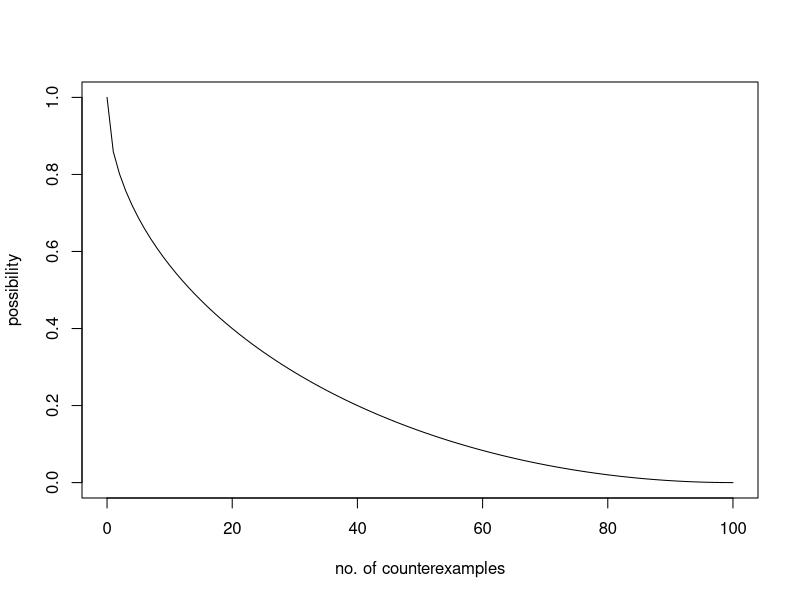
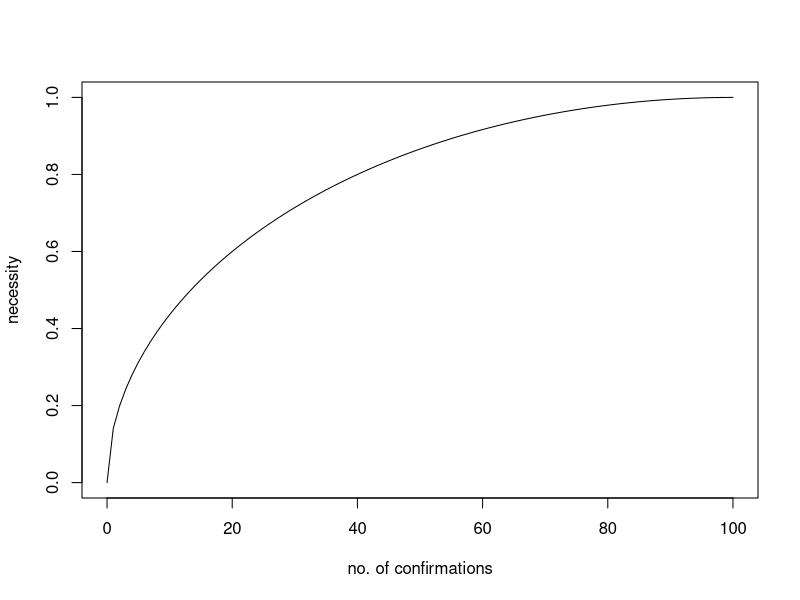
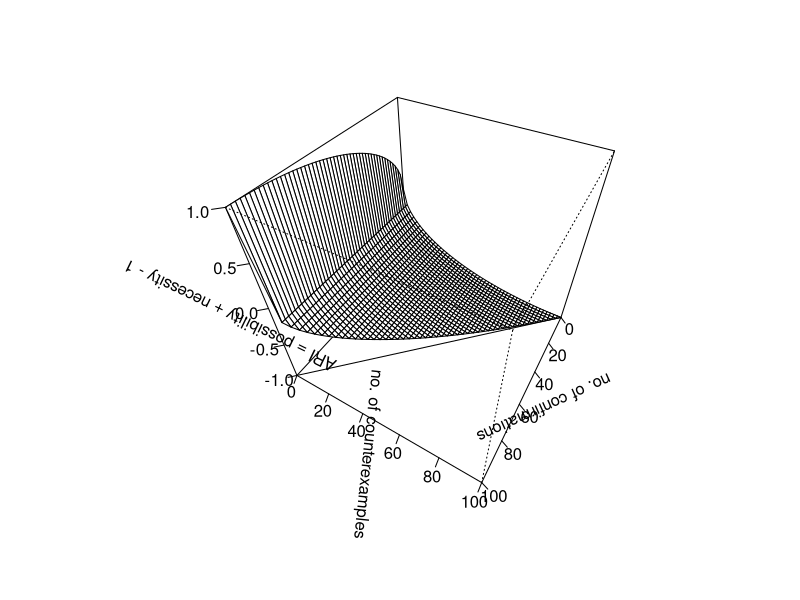
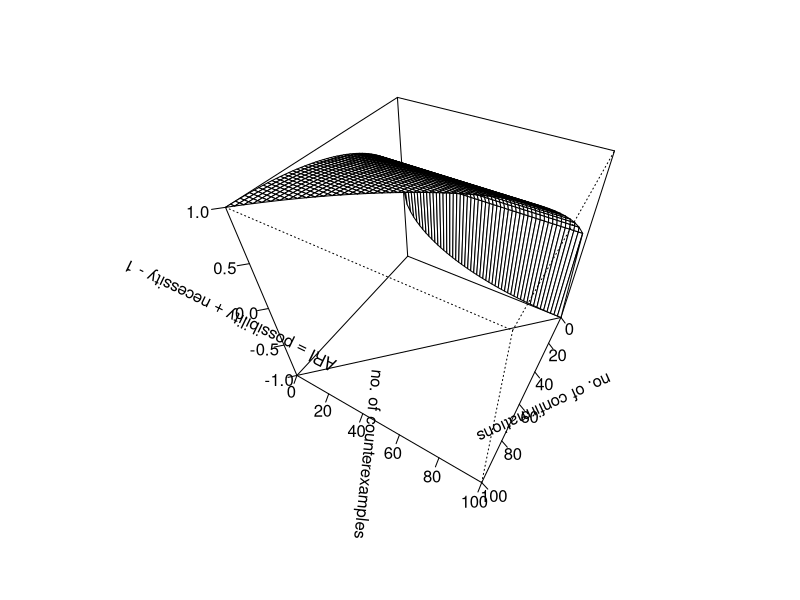
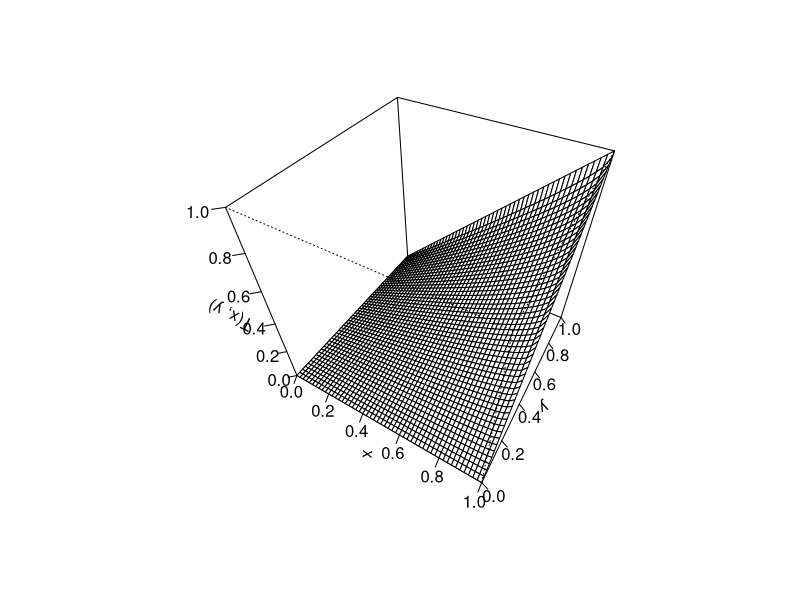
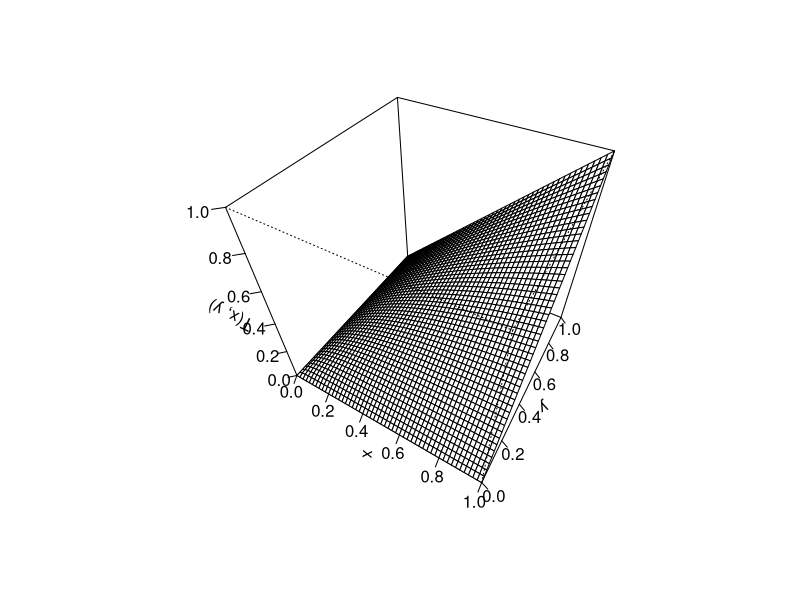
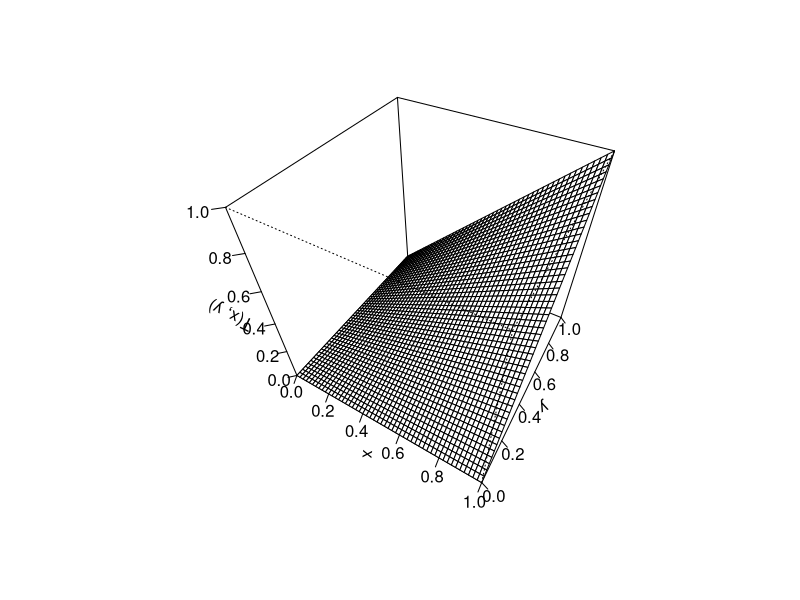

Write R code to recreate these figures, in order.
poss <- function(tot, confirmations, counterexamples)
{
	1 - sqrt(1 - ((tot - counterexamples)/tot)^2)
}
nec <- function(tot, confirmations, counterexamples)
{
	ifelse(counterexamples == 0,
		sqrt(1 - ((tot - confirmations)/tot)^2),
		0)
}
dposs <- function(tot, confirmations, counterexamples)
{
	ifelse(confirmations == 0,
		1 - sqrt(1 - ((tot - counterexamples)/tot)^2),
		1)
}
dnec <- function(tot, confirmations, counterexamples)
{
	sqrt(1 - ((tot - confirmations)/tot)^2)
}

tnorm <- function(x, y)
{
	nx <- sqrt(1 - x*x)
	ny <- sqrt(1 - y*y)
	arg <- 2*(nx + ny - nx*ny - y*y*nx - x*x*ny + x*x + y*y - 1) - x*x*y*y
	z <- sqrt(ifelse(arg>=0, arg, 0))
}

f <- function(n)
{
	poss(100, 0, n)
}
x <- seq(0, 100)
y <- sapply(x, f)
pdf("possibility.pdf")
plot(x, y, type = "l", xlab = "no. of counterexamples", ylab = "possibility")
dev.off()

f <- function(n)
{
	nec(100, n, 0)
}
x <- seq(0, 100)
y <- sapply(x, f)
pdf("necessity.pdf")
plot(x, y, type = "l", xlab = "no. of confirmations", ylab = "necessity")
dev.off()

x <- seq(0, 100, 2)
y <- x
f <- function(x, y)
{
	ifelse(x + y <= 100,
		nec(100, x, y) + poss(100, x, y) - 1,
		NA)
}
z <- outer(x, y, f)
pdf("ARI-c.pdf")
persp(x, y, z, phi = 45, theta = 120,
  xlab = "no. of confirmations", ylab = "no. of counterexamples",
  zlab = "ARI = possibility + necessity - 1", ticktype = "detailed") -> res
lines(trans3d(c(0, 100), c(100, 0), c(-1, -1), pmat = res), col = "black")
dev.off()

x <- seq(0, 100, 2)
y <- x
f <- function(x, y)
{
	ifelse(x + y <= 100,
		dnec(100, x, y) + dposs(100, x, y) - 1,
		NA)
}
z <- outer(x, y, f)
pdf("ARI-d.pdf")
persp(x, y, z, phi = 45, theta = 120,
  xlab = "no. of confirmations", ylab = "no. of counterexamples",
  zlab = "ARI = possibility + necessity - 1", ticktype = "detailed") -> res
lines(trans3d(c(0, 100), c(100, 0), c(-1, -1), pmat = res), col = "black")
dev.off()

x <- seq(0, 1, 0.02)
y <- x
z <- outer(x, y, tnorm)
pdf("t-norm.pdf")
persp(x, y, z, phi = 45, theta = 30,
  xlab = "x", ylab = "y",
  zlab = "T(x, y)", ticktype = "detailed")
dev.off()

x <- seq(0, 1, 0.02)
y <- x
f <- function(x, y)
{
	ifelse(x + y == 0, 0, x*y/(x + y - x*y))
}
z <- outer(x, y, f)
pdf("Hamacher.pdf")
persp(x, y, z, phi = 45, theta = 30,
  xlab = "x", ylab = "y",
  zlab = "T(x, y)", ticktype = "detailed")
dev.off()

x <- seq(0, 1, 0.02)
y <- x
f <- function(x, y)
{
	x*y
}
z <- outer(x, y, f)
pdf("product.pdf")
persp(x, y, z, phi = 45, theta = 30,
  xlab = "x", ylab = "y",
  zlab = "T(x, y)", ticktype = "detailed")
dev.off()

